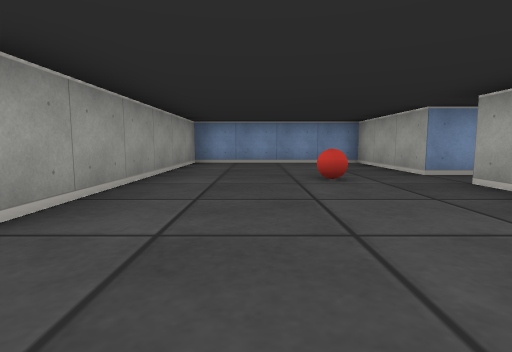
View 1 (above)

23 first-person views from a walk through a cub3D ray-caster map. The camera is about half as high as the walls, tilts 6° down and sees 80° across. The floor is counted in squares. Each view is taken from the middle of a square. On the plan, view 1 faces up. The plan holds only what a view shows up to about 9 squares ahead; the rest is blank.

View 2
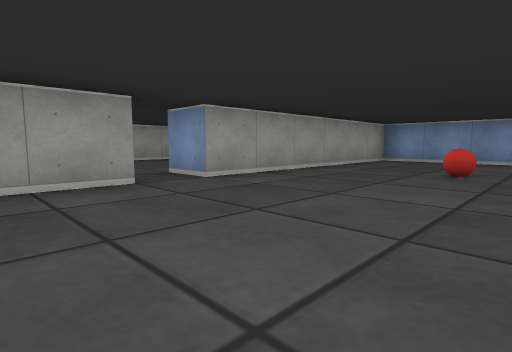

View 3
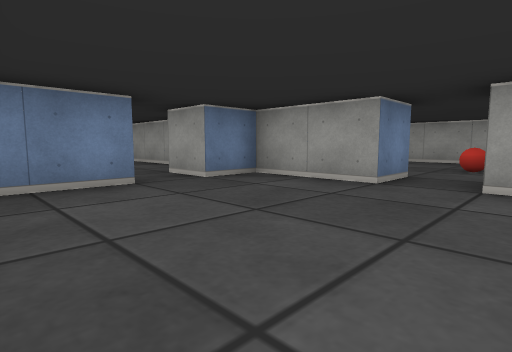

View 4
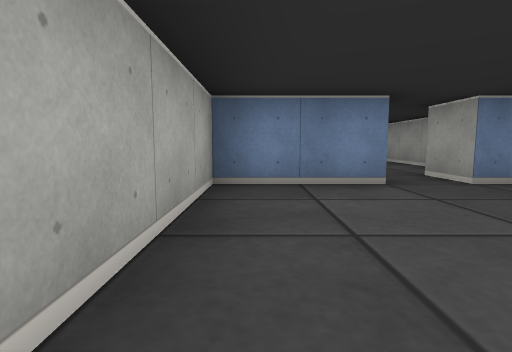

View 5
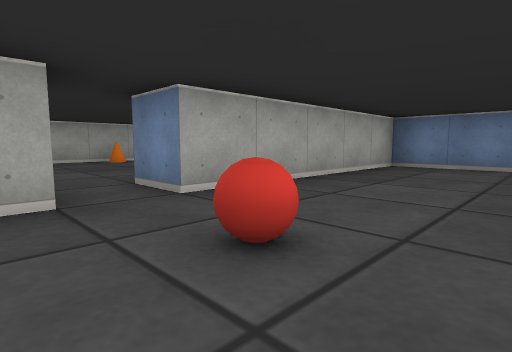

View 6
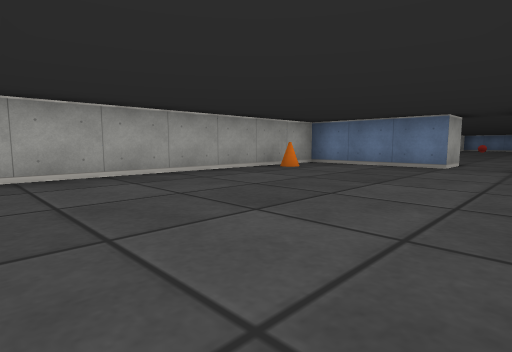

View 7
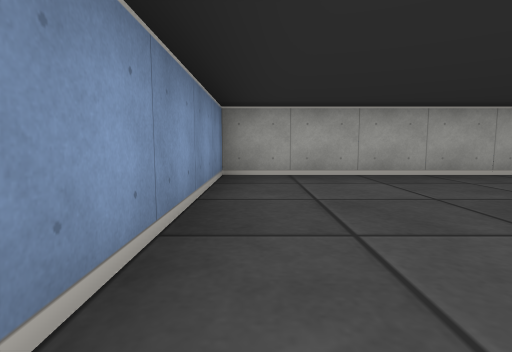

View 8
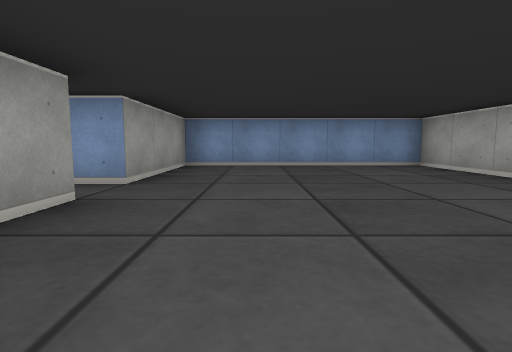

View 9
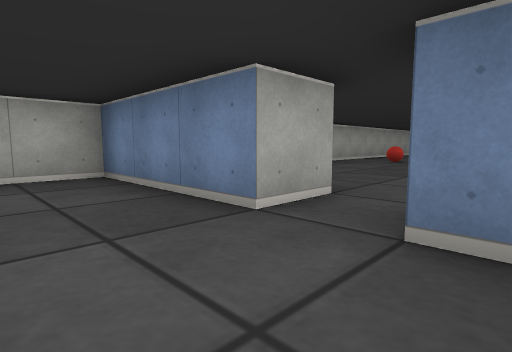

View 10
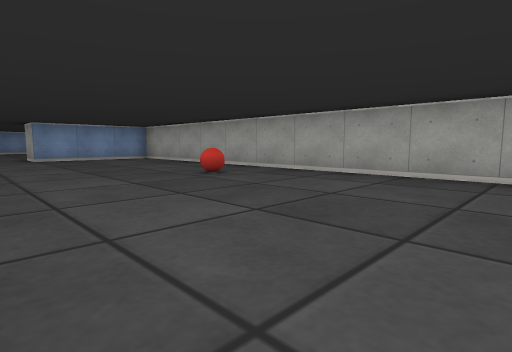

View 11
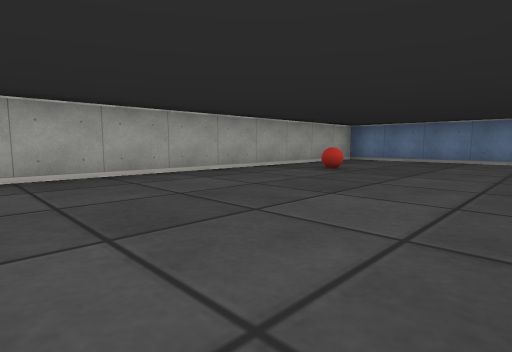

View 12
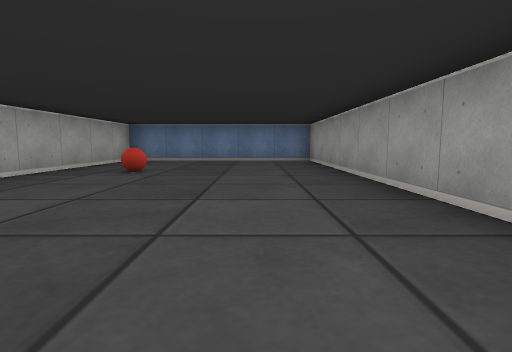

View 13
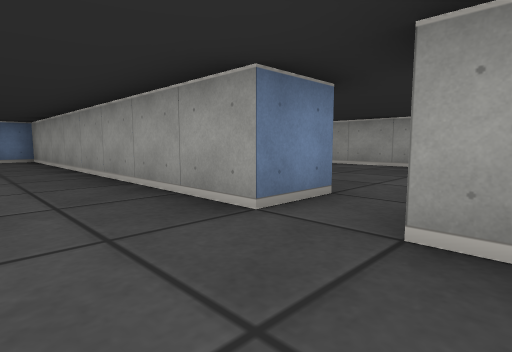

View 14
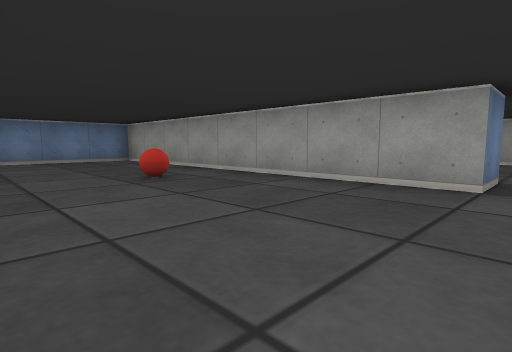

View 15
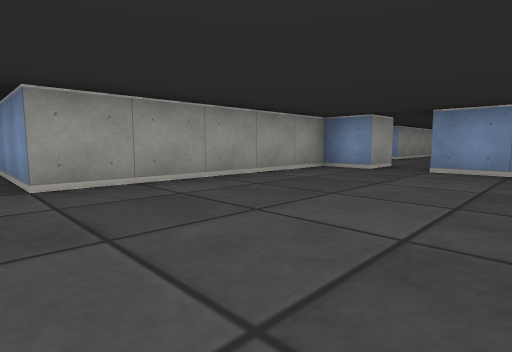

View 16
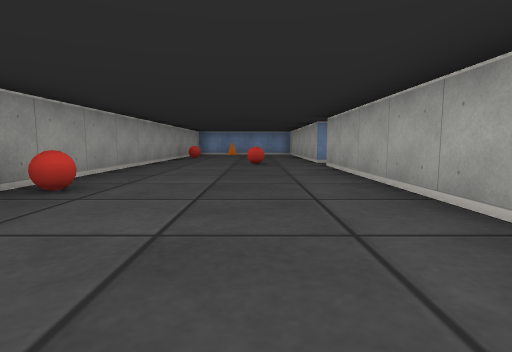

View 17
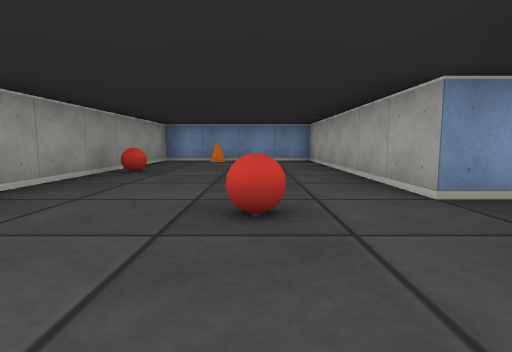

View 18
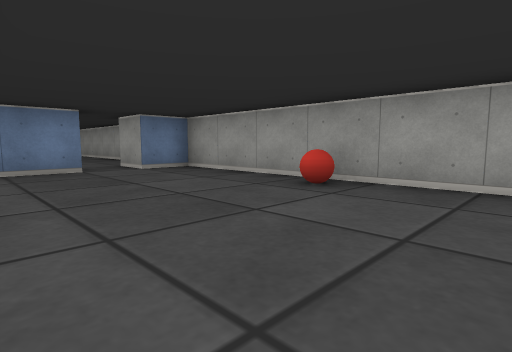

View 19
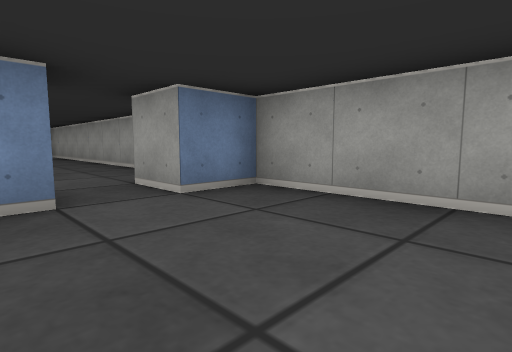

View 20
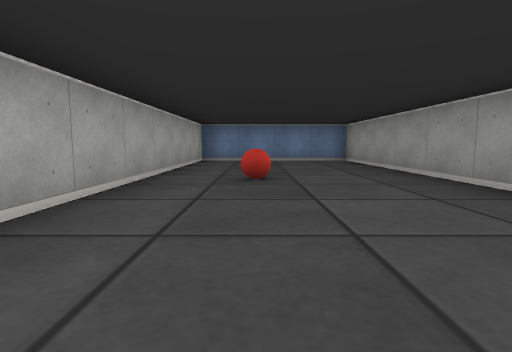

View 21
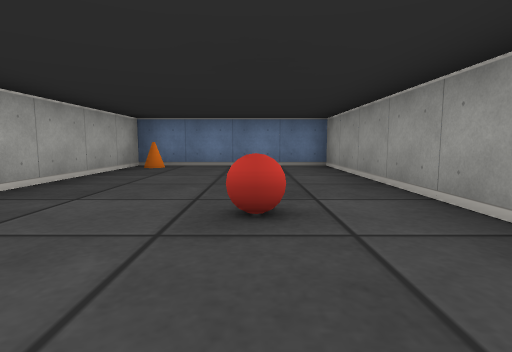

View 22
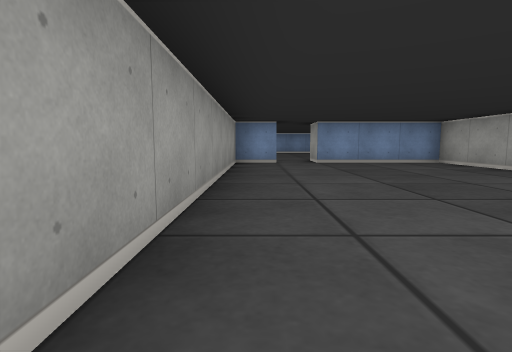

View 23
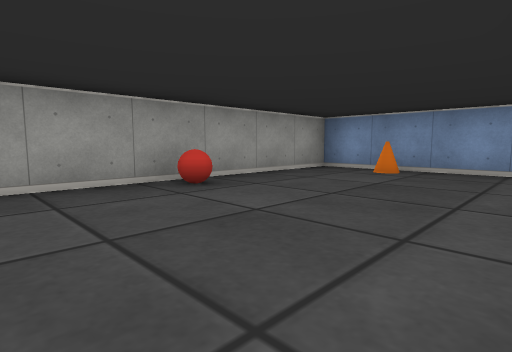

### Floor plan
Points are (right, up) in squares from view 1. A wall is a line through its corners. A room is listed if a view was taken in it or the views show most of it. See-through windows are left out.
Room 1 (views 1, 2, 3, 4, 5)
walls: (2.5, 4.5) (2.5, 7.5) (-1.5, 7.5) (-1.5, 1.5) (-2.5, 1.5); (-2.5, 0.5) (-1.5, 0.5) (-1.5, -1.5) (-0.5, -1.5) (-0.5, -2.5); (0.4, -1.5) (2.5, -1.5) (2.5, 3.5)
ways out: opening at (3, 4) to room 2; opening at (0, -2) to room 4; opening at (-2, 1) to room 5
objects: ball (1, 4)
Room 2 (views 6, 7, 8, 9)
walls: (2.5, 3.5) (3.5, 3.5) (3.5, 2.8); (4, 0.5) (4.5, 0.5); (5.5, -0.5) (5.5, 0.5) (8.5, 0.5) (8.5, 7.5) (3.5, 7.5) (3.5, 4.5) (2.5, 4.5)
ways out: opening at (3, 4) to room 1; opening at (5, 0) to room 3
objects: cone (8, 2)
Room 3 (views 10, 11, 12, 13, 22)
walls: (2.4, -8.5) (3.5, -8.5) (3.5, -16.5) (8.5, -16.5) (8.5, -0.5) (5.5, -0.5); (4.6, -0.5) (3.5, -0.5) (3.5, -7.5)
ways out: opening at (5, 0) to room 2; opening at (3, -8) to room 4
objects: ball (7, -13); ball (7, -6)
Room 4 (views 14, 15, 21)
walls: (-2.5, -8.5) (-1.5, -8.5) (-1.5, -16.5) (2.5, -16.5) (2.5, -12.9); (-0.5, -2.5) (-1.5, -2.5) (-1.5, -7.5) (-2.5, -7.5); (1.6, -2.5) (0.5, -2.5)
ways out: opening at (0, -2) to room 1; opening at (3, -8) to room 3; opening at (-2, -8) to room 6
objects: ball (0, -12); cone (2, -16)
Room 5 (views 16, 17, 18, 19, 23)
walls: (-2.5, 1.5) (-2.5, 7.5) (-6.5, 7.5) (-6.5, -6.5) (-5.5, -6.5) (-5.5, -7.5); (-2.5, -4.2) (-2.5, 0.5); (-4.6, -6.5) (-3.4, -6.5)
ways out: opening at (-2, 1) to room 1; opening at (-5, -7) to room 6
objects: ball (-6, -3); ball (-6, 4); cone (-5, 7); ball (-4, 1)
Room 6 (view 20)
walls: (-6.5, -8.8) (-6.5, -16.5) (-2.5, -16.5) (-2.5, -9.8); (-2.5, -7.5) (-3.9, -7.5)
ways out: opening at (-2, -8) to room 4; opening at (-5, -7) to room 5
objects: ball (-4, -12)

Where each view was taken, in squares from view 1:
view 1: 0 up, 0 right, facing up
view 2: 1 down, 2 right, facing up-left
view 3: 2 up, 2 right, facing down-left
view 4: 2 up, 2 right, facing down
view 5: 5 up, 0 right, facing down-right
view 6: 7 up, 4 right, facing down-right
view 7: 7 up, 4 right, facing right
view 8: 1 up, 5 right, facing up
view 9: 2 up, 4 right, facing down-right
view 10: 10 down, 4 right, facing up-right
view 11: 8 down, 4 right, facing down-right
view 12: 8 down, 5 right, facing down
view 13: 7 down, 5 right, facing down-left
view 14: 8 down, 2 right, facing down-left
view 15: 8 down, 2 right, facing up-left
view 16: 6 down, 4 left, facing up
view 17: 1 down, 4 left, facing up
view 18: 1 down, 3 left, facing down-left
view 19: 4 down, 4 left, facing down-left
view 20: 8 down, 4 left, facing down
view 21: 10 down, 0 right, facing down
view 22: 8 down, 4 right, facing up
view 23: 2 up, 3 left, facing up-left
